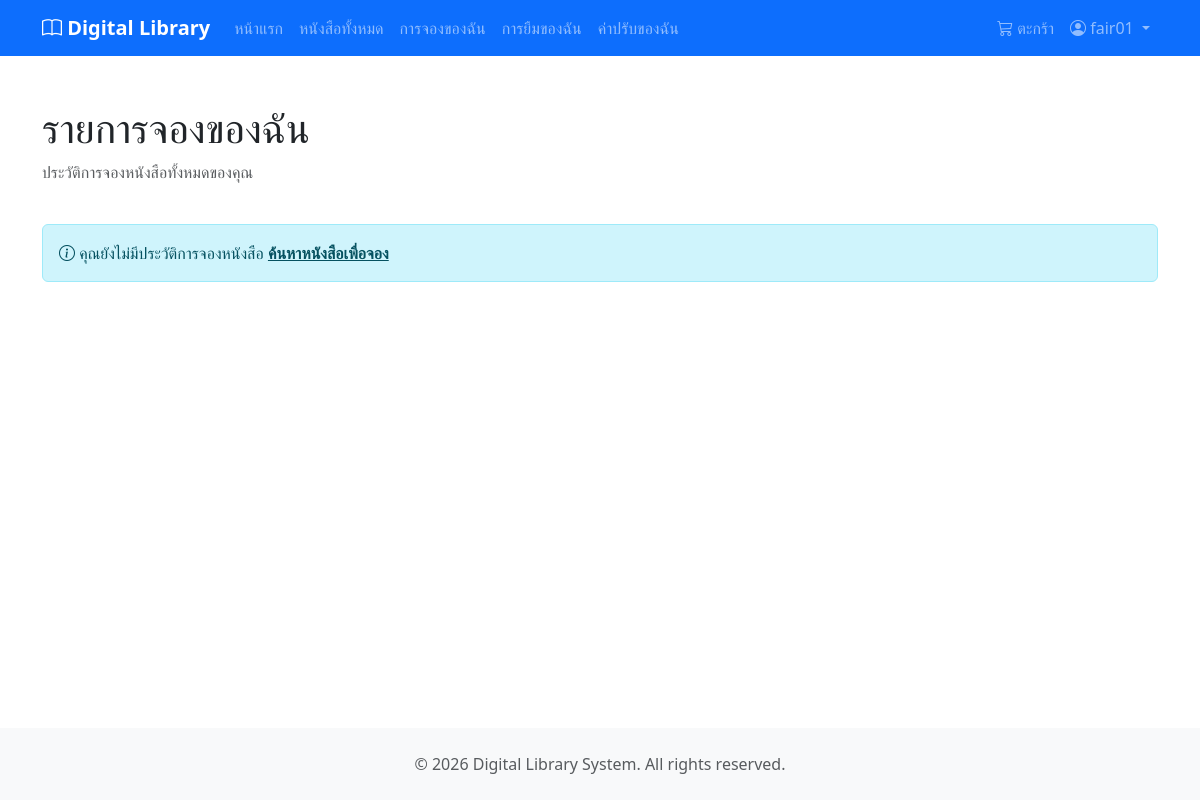
The page /my-holds/ (signed in) on the database as committed earlier.
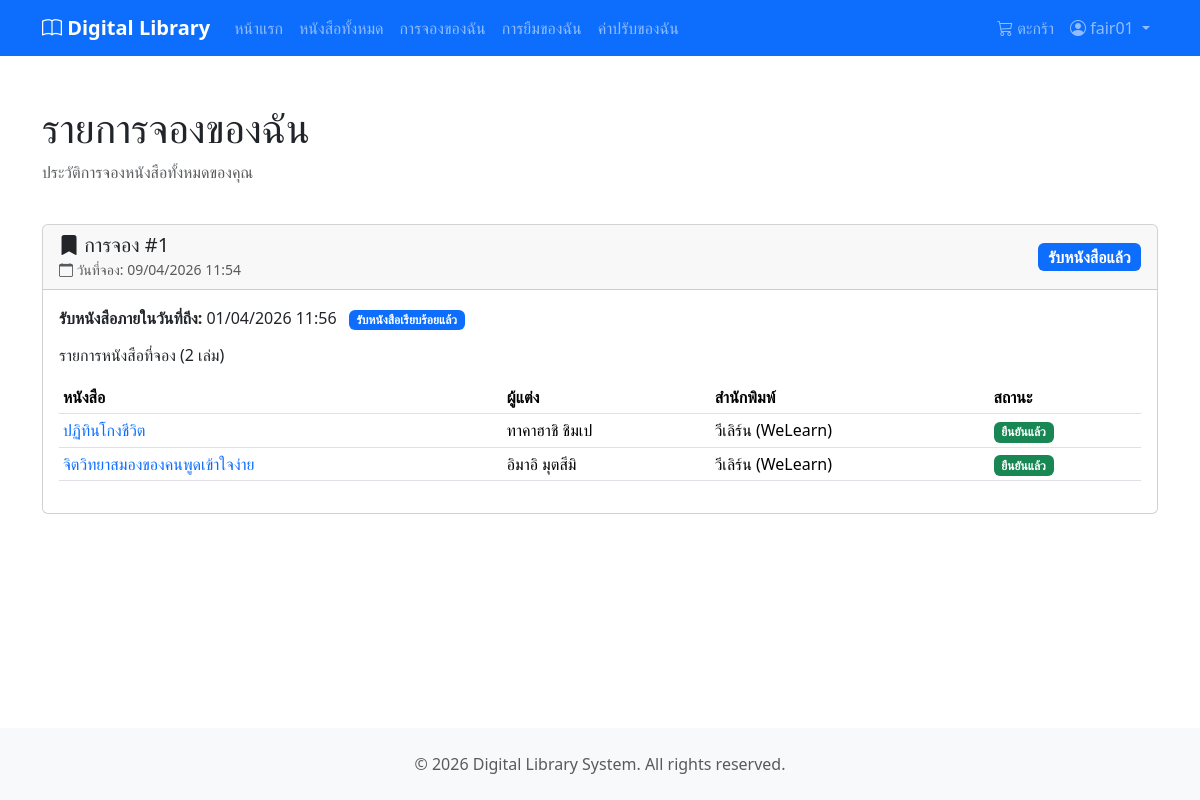
The same page on the database as committed later.
### holds/models.py (models this page shows, shortened)
class Hold(models.Model):
    STATUS_CHOICES = [
        ('pending', 'รอการยืนยัน'),
        ('confirmed', 'ยืนยันแล้ว'),
        ('completed', 'เสร็จสิ้น'),
        ('expired', 'หมดอายุ'),
        ('cancelled', 'ยกเลิก'),
    ]
    id = models.AutoField(primary_key=True)
    user = models.ForeignKey(settings.AUTH_USER_MODEL, on_delete=models.CASCADE, related_name='holds')
    status = models.CharField(max_length=20, choices=STATUS_CHOICES, default='pending')
    expires_at = models.DateTimeField(null=True, blank=True, help_text='Expiry time for confirmed hold - user must pick up books before this time')
    created_at = models.DateTimeField(auto_now_add=True)
    if TYPE_CHECKING:
        hold_items: Manager[HoldItem]
    class Meta:
        db_table = 'holds'
        verbose_name = 'Hold'
        verbose_name_plural = 'Holds'
        ordering = ['-created_at']
    @property
    def can_be_cancelled_by_user(self):
        return self.status == 'pending'

class HoldItem(models.Model):
    STATUS_CHOICES = [
        ('pending', 'รอการยืนยัน'),
        ('confirmed', 'ยืนยันแล้ว'),
        ('cancelled', 'ยกเลิก'),
    ]
    id = models.AutoField(primary_key=True)
    book = models.ForeignKey(Book, on_delete=models.CASCADE, related_name='hold_items')
    hold = models.ForeignKey(Hold, on_delete=models.CASCADE, related_name='hold_items')
    status = models.CharField(max_length=20, choices=STATUS_CHOICES, default='pending')
    created_at = models.DateTimeField(auto_now_add=True)
    class Meta:
        db_table = 'hold_items'
        verbose_name = 'Hold Item'
        verbose_name_plural = 'Hold Items'
        ordering = ['-created_at']

### books/models.py (models this page shows, shortened)
class Book(models.Model):
    id = models.AutoField(primary_key=True)
    title = models.CharField(max_length=255)
    isbn = models.CharField(
        max_length=13,
        unique=True,
        null=False,
        blank=False,
    )
    description = models.TextField(null=True, blank=True)
    image_url = models.ImageField(
        upload_to="books/covers/",
        max_length=255,
        null=True,
        blank=True,
    )
    total_quantity = models.IntegerField(default=0)
    available_quantity = models.IntegerField(default=0)
    publish_year = models.IntegerField(null=True, blank=True)
    publisher = models.ForeignKey(
        Publisher,
        on_delete=models.SET_NULL,
        null=True,
        blank=True,
        related_name='books',
    )
    authors = models.ManyToManyField(
        Author,
        through="BookAuthor",
        related_name="books",
    )
    categories = models.ManyToManyField(
        Category,
        through="BookCategory",
        related_name="books",
    )
    created_at = models.DateTimeField(auto_now_add=True)
    if TYPE_CHECKING:
        hold_items: Manager[HoldItem]
        hold_items: Manager[HoldItem]
        loan_items: Manager[LoanItem]
    class Meta:
        db_table = "books"
        verbose_name = "Book"
        verbose_name_plural = "Books"
        constraints = [
            models.CheckConstraint(
                check=Q(total_quantity__gte=0),
                name="check_books_total_quantity_gte_0",
            ),
            models.CheckConstraint(
                check=Q(available_quantity__gte=0),
                name="check_books_available_quantity_gte_0",
            ),
            models.CheckConstraint(
                check=Q(publish_year__isnull=True) | Q(publish_year__gte=0),
                name="check_books_publish_year_gte_0_or_null",
            ),
        ]

class Author(models.Model):
    id = models.AutoField(primary_key=True)
    name = models.CharField(max_length=255)
    created_at = models.DateTimeField(auto_now_add=True)
    if TYPE_CHECKING:
        books: Manager["Book"]
    class Meta:
        db_table = "authors"
        verbose_name = "Author"
        verbose_name_plural = "Authors"

class Publisher(models.Model):
    id = models.AutoField(primary_key=True)
    name = models.CharField(max_length=255, unique=True)
    created_at = models.DateTimeField(auto_now_add=True)
    if TYPE_CHECKING:
        books: Manager["Book"]
    class Meta:
        db_table = "publishers"
        verbose_name = "Publisher"
        verbose_name_plural = "Publishers"

### holds/views.py (the view)
# urls.py: path('my-holds/', views.my_holds_view, name='my_holds'),
@login_required
def my_holds_view(request):
    holds = Hold.objects.filter(
        user=request.user
    ).prefetch_related(
        'hold_items__book__authors',
        'hold_items__book__publisher'
    ).order_by('-created_at')
    context = {
        'holds': holds,
    }
    return render(request, 'holds/list.html', context)

### books/cart.py (called while the page is built)
    def count(self):
        return len(self.cart)

### books/context_processors.py (called while the page is built)
def cart_context(request):
    cart = Cart(request)
    return {
        'cart_count': cart.count()
    }

### templates/holds/list.html (shortened to what the changed rows need)
{% extends "base.html" %}
{% block content %}
    <div class="container mt-4">
        <div class="row mb-4">
            <div class="col">
                <h1>รายการจองของฉัน</h1>
            </div>
        </div>
        {% if holds %}
            <div class="row">
                <div class="col">
                    {% for hold in holds %}
                        <div class="card mb-3">
                            <div class="card-header d-flex justify-content-between align-items-center">
                                <div>
                                    <h5 class="mb-0">
                                        <i class="bi bi-bookmark-fill"></i>
                                        การจอง #{{ hold.id }}
                                    </h5>
                                    <small class="text-muted">
                                        <i class="bi bi-calendar"></i> วันที่จอง: {{ hold.created_at|date:"d/m/Y H:i" }}
                                    </small>
                                </div>
                                <div>
                                    {% if hold.status == 'pending' %}
                                        <span class="badge bg-info fs-6">รอดำเนินการ</span>
                                    {% elif hold.status == 'confirmed' %}
                                        {% if hold.is_expired %}
                                            <span class="badge bg-warning text-dark fs-6">กำลังจะหมดอายุ</span>
                                        {% else %}
                                            <span class="badge bg-success fs-6">ยืนยันแล้ว</span>
                                        {% endif %}
                                    {% elif hold.status == 'completed' %}
                                        <span class="badge bg-primary fs-6">รับหนังสือแล้ว</span>
                                    {% elif hold.status == 'expired' %}
                                        <span class="badge bg-danger fs-6">หมดอายุ (ไม่มารับ)</span>
                                    {% elif hold.status == 'cancelled' %}
                                        <span class="badge bg-secondary fs-6">ยกเลิกแล้ว</span>
                                    {% endif %}
                                </div>
                            </div>
                            <div class="card-body">
                                {% if hold.expires_at %}
                                    <div class="mb-3">
                                        <strong>รับหนังสือภายในวันที่ถีง:</strong>
                                        <span class="{% if hold.status == 'confirmed' and hold.is_expired %}text-danger fw-bold{% endif %}">
                                            {{ hold.expires_at|date:"d/m/Y H:i" }}
                                        </span>
                                        {% if hold.status == 'confirmed' and hold.is_expired %}
                                            <span class="badge bg-danger ms-2">หมดเวลารับหนังสือแล้ว!</span>
                                        {% elif hold.status == 'completed' %}
                                            <span class="badge bg-primary ms-2">รับหนังสือเรียบร้อยแล้ว</span>
                                        {% elif hold.status == 'expired' %}
                                            <span class="badge bg-secondary ms-2">หมดอายุ (ถูกยกเลิก)</span>
                                        {% endif %}
                                    </div>
                                {% endif %}
                                <h6 class="mb-3">รายการหนังสือที่จอง ({{ hold.hold_items.count }} เล่ม)</h6>
                                <div class="table-responsive">
                                    <table class="table table-sm">
                                        <thead>
                                            <tr>
                                                <th>หนังสือ</th>
                                                <th>ผู้แต่ง</th>
                                                <th>สำนักพิมพ์</th>
                                                <th>สถานะ</th>
                                            </tr>
                                        </thead>
                                        <tbody>
                                            {% for item in hold.hold_items.all %}
                                                <tr>
                                                    <td>
                                                        <a href="{% url 'books:book_detail' item.book.id %}"
                                                           class="text-decoration-none">{{ item.book.title }}</a>
                                                    </td>
                                                    <td>
                                                        {% if item.book.authors.all %}
                                                            {% for author in item.book.authors.all %}
                                                                {{ author.name }}
                                                            {% endfor %}
                                                        {% else %}
                                                            -
                                                        {% endif %}
                                                    </td>
                                                    <td>{{ item.book.publisher.name|default:"-" }}</td>
                                                    <td>
                                                        {% if item.status == 'pending' %}
                                                            <span class="badge bg-info">รอดำเนินการ</span>
                                                        {% elif item.status == 'confirmed' %}
                                                            <span class="badge bg-success">ยืนยันแล้ว</span>
                                                        {% elif item.status == 'cancelled' %}
                                                            <span class="badge bg-secondary">ยกเลิกแล้ว</span>
                                                        {% endif %}
                                                    </td>
                                                </tr>
                                            {% endfor %}
                                        </tbody>
                                    </table>
                                </div>
                            </div>
                        </div>
                    {% endfor %}
                </div>
            </div>
        {% else %}
            <div class="alert alert-info">
                <i class="bi bi-info-circle"></i> คุณยังไม่มีประวัติการจองหนังสือ
                <a href="{% url 'books:book_list' %}" class="alert-link">ค้นหาหนังสือเพื่อจอง</a>
            </div>
        {% endif %}
    </div>
{% endblock content %}

Rows that differ between the two databases and show on the page:
added Hold: id "1", created_at "09/04/2026 11:54", status "รับหนังสือแล้ว", expires_at "01/04/2026 11:56", hold_items.count "2"
added HoldItem: book "ปฏิทินโกงชีวิต", book.publisher.name "วีเลิร์น (WeLearn)", status "ยืนยันแล้ว"
added Author: name "ทาคาฮาชิ ชิมเป", shown under "ปฏิทินโกงชีวิต"
added HoldItem: book "จิตวิทยาสมองของคนพูดเข้าใจง่าย", book.publisher.name "วีเลิร์น (WeLearn)", status "ยืนยันแล้ว"
added Author: name "อิมาอิ มุตสึมิ", shown under "จิตวิทยาสมองของคนพูดเข้าใจง่าย"
Other text that changed with them:
text no longer shown: "คุณยังไม่มีประวัติการจองหนังสือ ค้นหาหนังสือเพื่อจอง"
